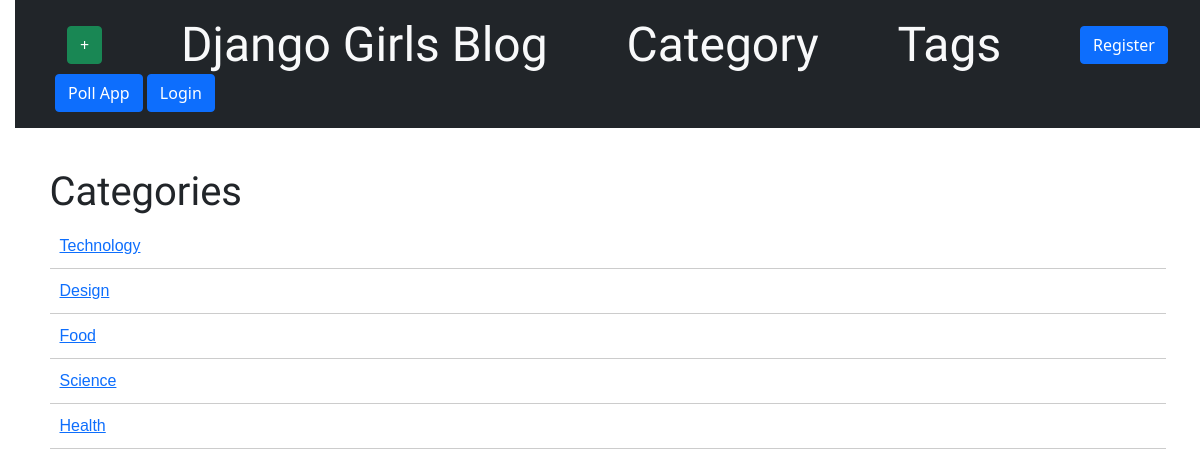
Before: /post/cat with the older database file.
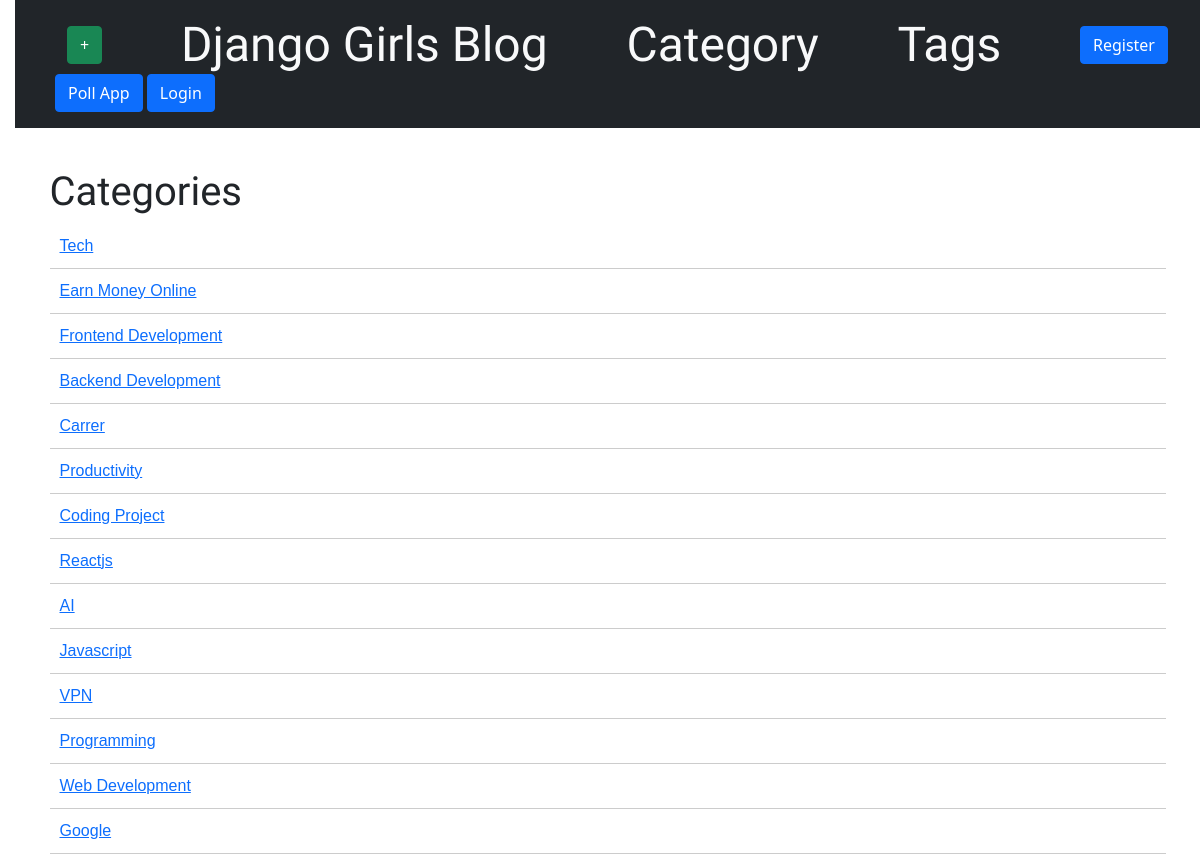
After: the same page with the newer database file.
### blog/models.py (models this page shows, shortened)
class Category(models.Model):
    title = models.CharField(max_length=60)
    description = models.TextField(max_length=120,default="Hii this is the discription")

### blog/views.py (the view)
# urls.py: path('post/cat', views.Cat_list, name='Cat_list'),
def Cat_list(request):
    categories = Category.objects.all()
    return render(request, 'blog/Cat_list.html', {'categories':categories})

### blog/templates/blog/Cat_list.html
{% extends 'blog/base.html' %}
{% block content %}
<h1>Categories</h1>
<div class="catContainer">
    {% for categorie in categories %}
    <a href="{% url 'blog:Cat_post' category_slug=categorie.title %}">
        <p>
            {{categorie.title}}
        </p>
    </a>
    {% endfor %}
</div>
{% endblock %}

Changed rows visible on the page:
changed Category: title "Technology" → "Tech"
changed Category: title "Design" → "Earn Money Online"
changed Category: title "Food" → "Frontend Development"
changed Category: title "Science" → "Backend Development"
changed Category: title "Health" → "Carrer"
added Category: title "Productivity"
added Category: title "Coding Project"
added Category: title "Reactjs"
added Category: title "AI"
added Category: title "Javascript"
added Category: title "VPN"
added Category: title "Programming"
added Category: title "Web Development"
added Category: title "Google"
